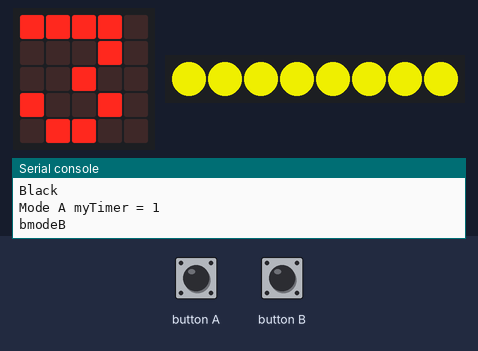
Recording of a program running on a simulated BBC micro:bit running MicroPython. Shown: the board's 5×5 LED display, 8 RGB LEDs in strip order, left to right, the last lines printed to the serial console. The inputs (shaded band) are chosen by the test bench. Dim RGB values are drawn brighter than linear; random numbers come from a fixed seed.

Above: at 12.3 s.
12.4 s: button A pressed for 0.15 s
At 21.36 s:
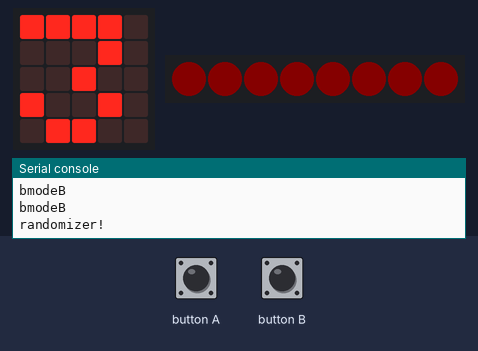
23.6 s: button B pressed for 1 s
At 24.75 s:
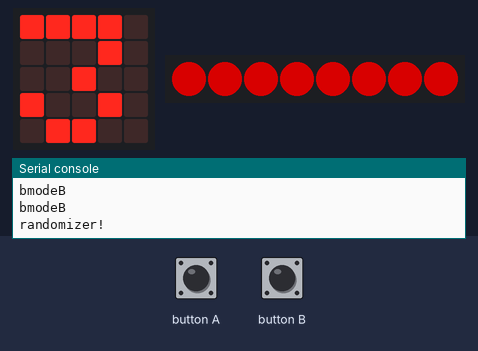
At 34.54 s:
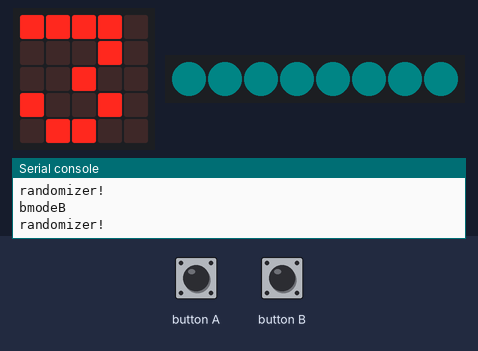
Timing chart, 0 to 51.7 s (numbered marks = the images above; inputs shaded):
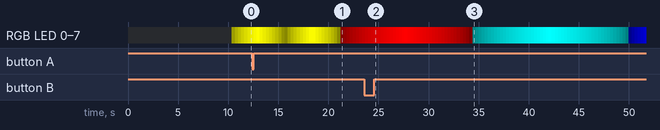

The program:

AlienLove00.py
```python
from microbit import *
import neopixel
import random
import radio

# The radio won't work unless it's switched on.
radio.on()
radio.config(channel=19)        # Choose your own channel number
radio.config(power=7)           # Turn the signal up to full strengt

#General Vars
np = neopixel.NeoPixel(pin1, 8)
incoming = radio.receive()
idGeneral = 3
tagReveicer = 'alienBeat_'+str(idGeneral)

#1 (rojo) #2(azul) #(3)amarillo #4(turquesa) #5(lila)
idColorType = 3

def receiveRadioBehauviour():
    global bmodeA
    global myLastReceivedRadio
    global incoming
    incoming = radio.receive()
    #incoming = radio.receive_full()
    if incoming is not None:
        if incoming == tagReveicer:
            print(incoming)
            myLastReceivedRadio = running_time()
            bmodeA = 1
            simulatorPulseNeo( )

def fadeInFadeOut(auxMinB1, auxMaxB1, auxMinB2, auxMaxB2, auxIncUp, auxIncDown, auxDelay):
    for i in range(auxMinB1, auxMaxB1+1, auxIncUp):
        for led_id in range(len(np)):
            if idColorType == 1:
                np[led_id] = (i, 0, 0) # rojo
            elif idColorType == 2:
                np[led_id] = (0, 0, i) # azul
            elif idColorType == 3:
                np[led_id] = (i, i, 0) # amarillo
            elif idColorType == 4:
                np[led_id] = (0, i, i) # turquesa
            elif idColorType == 5:
                np[led_id] = (i, 0, i) # lila
        np.show()
        sleep(auxDelay)
    # fade out counterPeriod/2
    for i in range(auxMaxB2, auxMinB2, -auxIncDown):
        for led_id in range(len(np)):
            if idColorType == 1:
                np[led_id] = (i, 0, 0) # rojo
            elif idColorType == 2:
                np[led_id] = (0, 0, i) # azul
            elif idColorType == 3:
                np[led_id] = (i, i, 0) # amarillo
            elif idColorType == 4:
                np[led_id] = (0, i, i) # turquesa
            elif idColorType == 5:
                np[led_id] = (i, 0, i) # lila
        np.show()
        sleep(auxDelay)


flatSignal = Image("00000:"
             "05000:"
             "55555:"
             "00050:"
             "00000")

display.show(idGeneral)

# Vars MODEA
bmodeA = 1
timePulse = 1000
myTimer = 0
lastTimer = 0
myMillis = running_time()
# Vars MODE B removed
minB = 0
maxB = 255

def simulatorPulseNeo( ):
    global timePulse
    global myTimer
    global lastTimer
    global myMillis

    # Vars MODE A
    nextDelay = 0
    stat = 1

    if stat == 1 and bmodeA == 1:
        display.show(Image.HEART)
        minB1 = 10
        maxB1 = 255
        minB2 = 0
        maxB2 = 155
        nextIncUp = 10
        nextIncDown = 10
        nextDelay = 0
        # print('stat1 nextIncUp = '+str(nextIncUp)+'\n')
        fadeInFadeOut(minB1, maxB1, minB2, maxB2, nextIncUp, nextIncDown, nextDelay)
        stat = 2

    if stat == 2 and bmodeA == 1:
        display.show(Image.HEART_SMALL)
        minB1 = 10
        maxB1 = 255
        minB2 = 0
        maxB2 = 155
        nextIncUp = 10
        nextIncDown = 7
        nextDelay = 0
        # print('stat2 nextIncUp = '+str(nextIncUp)+'\n')
        fadeInFadeOut(minB1, maxB1, minB2, maxB2, nextIncUp, nextIncDown, nextDelay)
        stat = 3

    if stat == 3 and bmodeA == 1:
        display.show(flatSignal)
        for i in range(len(np)):
            np[i] = (0, 0, 0)
        np.show()
        print("Black ")
        #sleep(timePulse)
        stat = 0

    if button_a.get_presses() > 0:
        timePulse = timePulse *0.5
        print("timePulse = " + str(timePulse))

    if button_b.get_presses() > 0:
        timePulse = timePulse *2
        print("timePulse = " + str(timePulse))

    # update elapsed time since last interaction
    lastTimer = myTimer
    myTimer = myMillis - lastTimer
    print("Mode A myTimer = " + str(myTimer))

    return

# Vars MODEB
timeFading = 2000
simulatorPulseNeo()

def simulatorFade( _timeFading ):
    global minB
    global maxB
    idColorTypeAux = idColorType
    sleepAux = 10

    display.show(idGeneral)

    # randomizer
    if random.randint(0,1) == 1:
        idColorTypeAux = random.randint(1,4)
        sleepAux = random.randint(10,30)
        print("randomizer!")


    if bmodeA == 0:
        # fade in
        for i in range(minB, maxB+1, 1):
            for led_id in range(len(np)):
                if idColorTypeAux == 1:
                    np[led_id] = (i, 0, 0) # rojo
                elif idColorTypeAux == 2:
                    np[led_id] = (0, 0, i) # azul
                elif idColorTypeAux == 3:
                    np[led_id] = (i, i, 0) # amarillo
                elif idColorTypeAux == 4:
                    np[led_id] = (0, i, i) # turquesa
                elif idColorTypeAux == 5:
                    np[led_id] = (i, 0, i) # lila
            np.show()
            sleep(sleepAux)

    receiveRadioBehauviour()

    if bmodeA == 0:
        # fade out
        for i in range(maxB, minB, -1):
            for led_id in range(len(np)):
                if idColorTypeAux == 1:
                    np[led_id] = (i, 0, 0) # rojo
                elif idColorTypeAux == 2:
                    np[led_id] = (0, 0, i) # azul
                elif idColorTypeAux == 3:
                    np[led_id] = (i, i, 0) # amarillo
                elif idColorTypeAux == 4:
                    np[led_id] = (0, i, i) # turquesa
                elif idColorTypeAux == 5:
                    np[led_id] = (i, 0, i) # lila
            np.show()
            sleep(sleepAux)

    receiveRadioBehauviour()

    # clear
    for i in range(len(np)):
        np[i] = (0, 0, 0)
    np.show()

    return


# my alien vars comunication
myLastReceivedRadio = running_time()

while True:

    receiveRadioBehauviour()

    # After a while without interaction comeback to standby
    if (running_time() - myLastReceivedRadio) > 10000:
        bmodeA = 0
        timePulse = 1000

    if bmodeA == 1:
        # print("bmodeA")
        # simulatorPulseNeo( )
        pass
    else:
        print("bmodeB")
        simulatorFade( timeFading )
```
